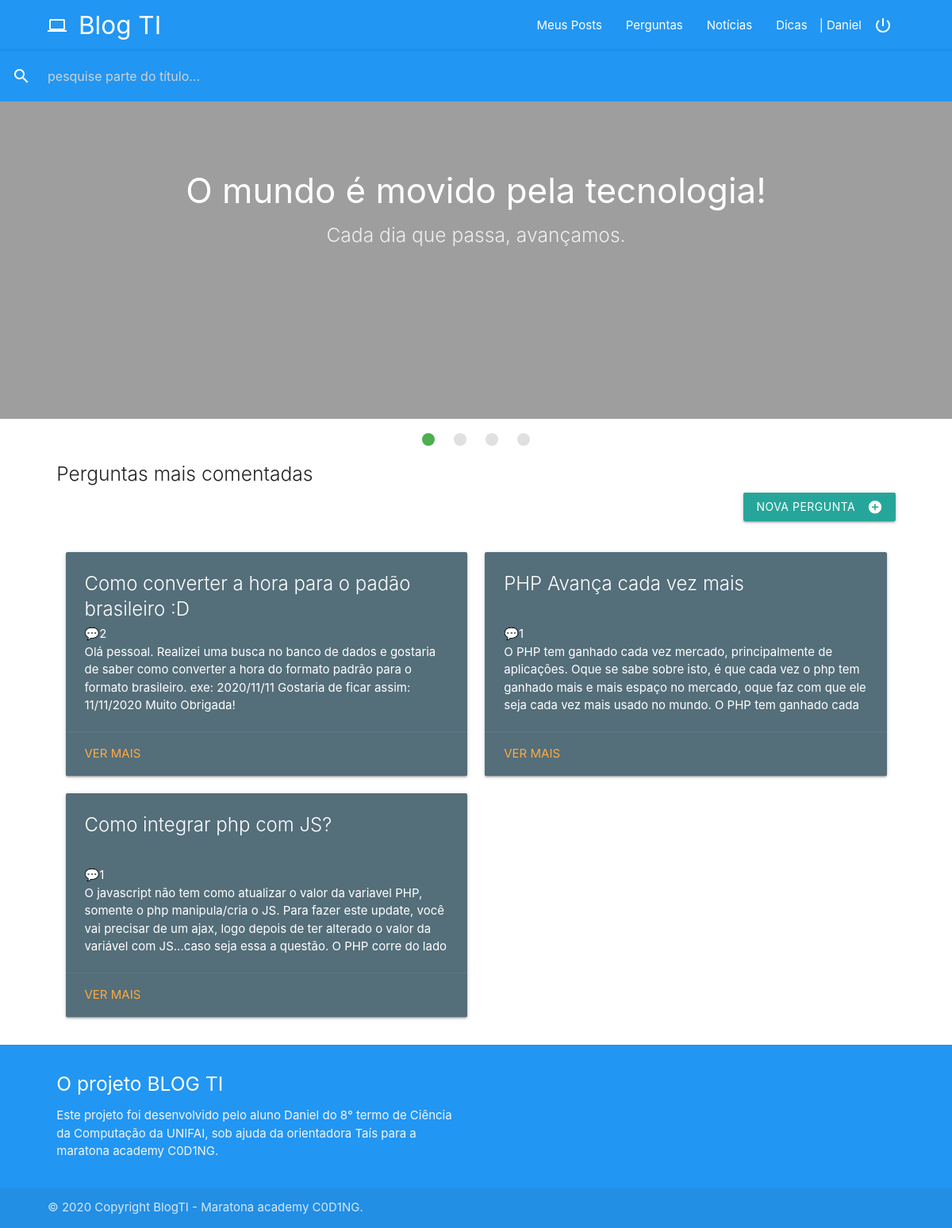
The app's page /view/indexadm.php (signed in) with its own data.
### tables this page shows
CREATE TABLE `Post` (
  `id_post` int(11) NOT NULL,
  `tipo_post` int(11) NOT NULL,
  `titulo` varchar(255) NOT NULL,
  `descricao` longtext NOT NULL,
  `linguagem_programacao` int(11) NOT NULL,
  `id_usuario` int(11) NOT NULL,
  `dataHora` datetime NOT NULL,
  `resolvido` int(11) DEFAULT NULL
);

### model/posts.php (called while the page is built, shortened)
<?php
     class Posts{
        public function ListaPerguntaComentadas(){
         $sql = "SELECT * FROM BuscaPostComents ";
        $objetdoConexao =  mysqli_connect('localhost','root','','blogti');
        $resultado = mysqli_query($objetdoConexao, $sql);
        return  $resultado;
       }
      public function  totalComentario($id){
            $objetdoConexao =  mysqli_connect('localhost','root','','blogti');
            $sql = "select * from Comentarios where id_post = $id";
          $resultado = mysqli_query($objetdoConexao, $sql);
          $dados = mysqli_num_rows($resultado);
          return $dados;
     }
}

### view/indexadm.php (the view, shortened to what this page needs)
<?php
include_once 'includes/headeruser.php';
$post = new Posts();
echo "<link rel=”stylesheet” type=”text/css” href=”css/custom” />"
?>
      <div class="slider">
    <ul class="slides">
      <li>
        <img src="http://www.ibes.med.br/wp-content/uploads/2018/11/sistema-1-1110x550.jpg">
        <div class="caption center-align">
          <h3>O mundo é movido pela tecnologia!</h3>
          <h5 class="light grey-text text-lighten-3">Cada dia que passa, avançamos.</h5>
        </div>
      </li>
    </ul>
  </div>
<div class="row container">
    <section class=" col s12 m6 l12">
      <h5 class="light">Perguntas mais comentadas</h5>
           <a href="cadastrar.php" class="waves-effect waves-light btn" style="float: right;"><i class="material-icons right">add_circle</i>Nova pergunta</a>
           <br/>
           <br/>
           <br/>
      <?php
          $Postagem = $post->ListaPerguntaComentadas();
          while($conteudo = mysqli_fetch_array($Postagem)):
          $totalcoments = $post->totalComentario($conteudo['id_post']);
          ?>
            <article class="col s12 l6 xl4">
            <div class="card blue-grey darken-1">
            <div class="card-content white-text">
              <span class="card-title" style="height: 60px; overflow: hidden;"><?php echo $conteudo['titulo'] ?></span>
               <div style="height: 110px; overflow: hidden;">
                  <span>💬<?php echo ($totalcoments)?> </span>
              <p><?php echo $conteudo['post'] ?></p>
            </div>
            </div>
            <div class="card-action">
               <a href="postitemuser.php?id=<?php echo $conteudo['id_post'];?>">Ver mais</a>
            </div>
          </div>
          </article>
      <?php endwhile;?>
    </section>
</div>
<?php
include_once 'includes/footer.php';
?>

### css/custom.css (style rules this page uses)
@media only screen and (min-width: 993px) { .container { width: 90%; } }

### records on screen
post: titulo "Como converter a hora para o padão brasileiro :D", totalcoments "2", post "Olá pessoal. Realizei uma busca no banco de dados e gostaria de saber como converter a hora do formato padrão para o formato brasileiro. exe: 2020/11/11 Gostaria de ficar assim: 11/11/2020 Muito Obrigada!"
post: titulo "PHP Avança cada vez mais", totalcoments "1", post "O PHP tem ganhado cada vez mercado, principalmente de aplicações. Oque se sabe sobre isto, é que cada vez o php tem ganhado mais e mais espaço no mercado, oque faz com que ele seja cada vez mais usado no mundo. O PHP tem ganhado cada…"
post: titulo "Como integrar php com JS?", totalcoments "1", post "O javascript não tem como atualizar o valor da variavel PHP, somente o php manipula/cria o JS. Para fazer este update, você vai precisar de um ajax, logo depois de ter alterado o valor da variável com JS...caso seja essa a questão. O PHP corre do lado…"

### other values on screen
$usuario['nome'] "Daniel"
